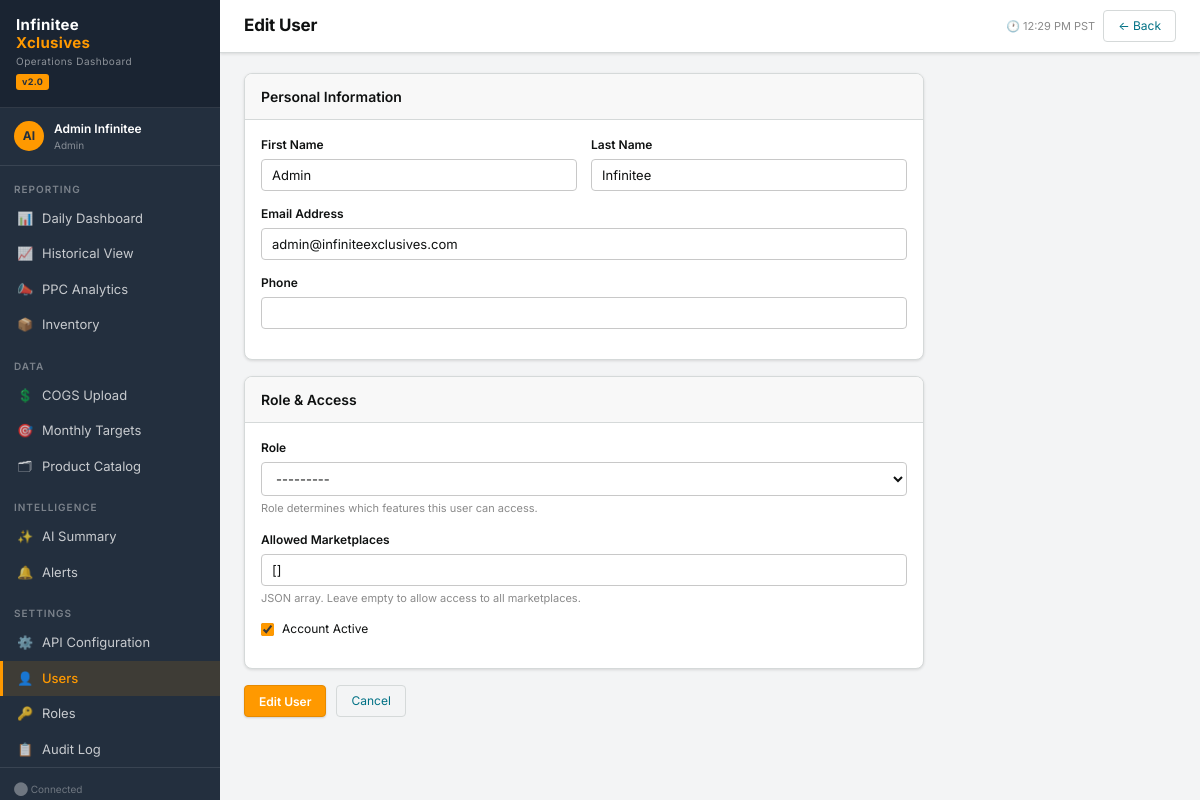
The page /auth/manage/1/ (signed in) on the database its author committed.
### apps/users/models.py (models this page shows, shortened)
class User(AbstractBaseUser, PermissionsMixin):
    email        = models.EmailField(unique=True)
    first_name   = models.CharField(max_length=64)
    last_name    = models.CharField(max_length=64)
    role         = models.ForeignKey(Role, on_delete=models.PROTECT,
                                     null=True, blank=True,
                                     related_name='users')
    is_active    = models.BooleanField(default=True)
    is_staff     = models.BooleanField(default=False)
    avatar       = models.ImageField(upload_to='avatars/', null=True, blank=True)
    timezone     = models.CharField(max_length=64, default='America/Los_Angeles')
    phone        = models.CharField(max_length=20, blank=True)
    created_at   = models.DateTimeField(auto_now_add=True)
    updated_at   = models.DateTimeField(auto_now=True)
    last_login_ip = models.GenericIPAddressField(null=True, blank=True)
    login_count  = models.PositiveIntegerField(default=0)
    allowed_marketplaces = models.JSONField(
        default=list,
        help_text='Empty list = all marketplaces allowed'
    )
    USERNAME_FIELD  = 'email'
    REQUIRED_FIELDS = ['first_name', 'last_name']
    objects = UserManager()
    class Meta:
        db_table = 'ix_users'
        ordering = ['email']
    @property
    def full_name(self):
        return f'{self.first_name} {self.last_name}'.strip()
    def has_perm_flag(self, flag: str) -> bool:
        if self.is_superuser:
            return True
        if not self.role:
            return False
        return getattr(self.role, flag, False)

### apps/users/views.py (the view, shortened to what this page needs)
# urls.py: path('manage/<int:pk>/',    views.user_edit,          name='edit'),
@login_required
@permission_required('can_manage_users')
def user_edit(request, pk):
    target = get_object_or_404(User, pk=pk)
    form = UserEditForm(request.POST or None, instance=target)
    return render(request, 'users/user_form.html',
                  {'form': form, 'action': 'Edit', 'target': target})

### apps/users/forms.py
class UserEditForm(forms.ModelForm):
    class Meta:
        model = User
        fields = ['email', 'first_name', 'last_name', 'role',
                  'is_active', 'allowed_marketplaces', 'phone', 'timezone']
        widgets = {
            'email':      forms.EmailInput(attrs={'class': 'form-control'}),
            'first_name': forms.TextInput(attrs={'class': 'form-control'}),
            'last_name':  forms.TextInput(attrs={'class': 'form-control'}),
            'role':       forms.Select(attrs={'class': 'form-select'}),
            'phone':      forms.TextInput(attrs={'class': 'form-control'}),
            'timezone':   forms.TextInput(attrs={'class': 'form-control'}),
            'is_active':  forms.CheckboxInput(attrs={'class': 'form-check-input'}),
        }

### apps/core/context_processors.py (called while the page is built)
def global_context(request):
    ctx = {
        'APP_VERSION': '2.0',
        'MARKETPLACES': list(settings.AMAZON_MARKETPLACES.keys()),
    }
    if request.user.is_authenticated and request.user.role:
        ctx['user_role'] = request.user.role
    return ctx

### apps/core/templatetags/ix_tags.py (called while the page is built)
@register.filter
def has_perm(user, flag):
    if not user or not user.is_authenticated:
        return False
    return user.has_perm_flag(flag)

### apps/users/models.py (called while the page is built)
    def __str__(self):
        return self.name

### templates/users/user_form.html (shortened to what this page needs)
{% extends "base/base.html" %}
{% block nav_users %}active{% endblock %}
{% block page_title %}{{ action }} User{% endblock %}
{% block topbar_actions %}
<a href="{% url 'users:list' %}" class="btn btn-ghost">← Back</a>
{% endblock %}
{% block content %}
<div style="max-width:680px">
  <form method="post">
    <div class="card" style="margin-bottom:16px">
      <div class="card-header"><div class="card-title">Personal Information</div></div>
      <div class="card-body">
        <div class="grid-2">
          <div class="form-group">
            <label class="form-label">First Name</label>
            {{ form.first_name }}
          </div>
          <div class="form-group">
            <label class="form-label">Last Name</label>
            {{ form.last_name }}
          </div>
        </div>
        <div class="form-group">
          <label class="form-label">Email Address</label>
          {{ form.email }}
        </div>
        {% if form.phone %}
        <div class="form-group">
          <label class="form-label">Phone</label>
          {{ form.phone }}
        </div>
        {% endif %}
      </div>
    </div>
    <div class="card" style="margin-bottom:16px">
      <div class="card-header"><div class="card-title">Role & Access</div></div>
      <div class="card-body">
        <div class="form-group">
          <label class="form-label">Role</label>
          {{ form.role }}
          <div class="form-hint">Role determines which features this user can access.</div>
        </div>
        <div class="form-group">
          <label class="form-label">Allowed Marketplaces</label>
          <input type="text" name="allowed_marketplaces" class="form-control"
                 placeholder='["usa","uk","de"] — leave empty for all'
                 value="{{ form.allowed_marketplaces.value|default:'' }}">
          <div class="form-hint">JSON array. Leave empty to allow access to all marketplaces.</div>
        </div>
        <div class="form-group">
          <label style="display:flex;align-items:center;gap:8px;cursor:pointer">
            {{ form.is_active }}
            <span style="font-size:12px">Account Active</span>
          </label>
        </div>
      </div>
    </div>
    <div style="display:flex;gap:10px">
      <button type="submit" class="btn btn-primary">{{ action }} User</button>
      <a href="{% url 'users:list' %}" class="btn btn-ghost">Cancel</a>
    </div>
  </form>
</div>
{% endblock %}

### templates/base/base.html (shortened to what this page needs)
{% load ix_tags %}<!DOCTYPE html>
<html lang="en">
<head>
</head>
<body>
{% if user.is_authenticated %}
<aside class="sidebar">
  <div class="brand">
    <div class="brand-logo">Infinitee<br><span>Xclusives</span></div>
    <div class="brand-sub">Operations Dashboard</div>
    <div class="brand-badge">v2.0</div>
  </div>
  <div class="sidebar-user">
    <div class="sidebar-avatar">{{ user.first_name.0 }}{{ user.last_name.0 }}</div>
    <div>
      <div class="sidebar-uname">{{ user.full_name }}</div>
      <div class="sidebar-urole">{{ user.role.name|default:"Admin" }}</div>
    </div>
  </div>
  <div class="nav-section">Reporting</div>
  <a href="{% url 'dashboard:index' %}" class="nav-item {% block nav_dashboard %}{% endblock %}">
    <span class="nav-icon">📊</span> Daily Dashboard
  </a>
  {% if user|has_perm:'can_view_historical' %}
  <a href="{% url 'dashboard:historical' %}" class="nav-item {% block nav_history %}{% endblock %}">
    <span class="nav-icon">📈</span> Historical View
  </a>
  {% endif %}
  {% if user|has_perm:'can_view_ppc' %}
  <a href="{% url 'dashboard:ppc' %}" class="nav-item {% block nav_ppc %}{% endblock %}">
    <span class="nav-icon">📣</span> PPC Analytics
  </a>
  {% endif %}
  {% if user|has_perm:'can_view_inventory' %}
  <a href="{% url 'dashboard:inventory' %}" class="nav-item {% block nav_inventory %}{% endblock %}">
    <span class="nav-icon">📦</span> Inventory
  </a>
  {% endif %}
  <div class="nav-section">Data</div>
  {% if user|has_perm:'can_manage_cogs' %}
  <a href="{% url 'dashboard:cogs' %}" class="nav-item {% block nav_cogs %}{% endblock %}">
    <span class="nav-icon">💲</span> COGS Upload
  </a>
  {% endif %}
  {% if user|has_perm:'can_manage_targets' %}
  <a href="{% url 'dashboard:targets' %}" class="nav-item {% block nav_targets %}{% endblock %}">
    <span class="nav-icon">🎯</span> Monthly Targets
  </a>
  {% endif %}
  {% if user|has_perm:'can_manage_catalog' %}
  <a href="{% url 'dashboard:catalog' %}" class="nav-item {% block nav_catalog %}{% endblock %}">
    <span class="nav-icon">🗂</span> Product Catalog
  </a>
  {% endif %}
  <div class="nav-section">Intelligence</div>
  {% if user|has_perm:'can_generate_ai_summary' %}
  <a href="{% url 'dashboard:summary' %}" class="nav-item {% block nav_summary %}{% endblock %}">
    <span class="nav-icon">✨</span> AI Summary
  </a>
  {% endif %}
  <a href="{% url 'dashboard:alerts' %}" class="nav-item {% block nav_alerts %}{% endblock %}" id="alertsNavItem">
    <span class="nav-icon">🔔</span> Alerts
  </a>
  {% if user|has_perm:'can_configure_api' %}
  <div class="nav-section">Settings</div>
  <a href="{% url 'amazon_api:list' %}" class="nav-item {% block nav_api %}{% endblock %}">
    <span class="nav-icon">⚙️</span> API Configuration
  </a>
  {% endif %}
  {% if user|has_perm:'can_manage_users' %}
  <a href="{% url 'users:list' %}" class="nav-item {% block nav_users %}{% endblock %}">
    <span class="nav-icon">👤</span> Users
  </a>
  <a href="{% url 'users:roles' %}" class="nav-item {% block nav_roles %}{% endblock %}">
    <span class="nav-icon">🔑</span> Roles
  </a>
  {% endif %}
  {% if user|has_perm:'can_view_audit_log' %}
  <a href="{% url 'users:audit' %}" class="nav-item {% block nav_audit %}{% endblock %}">
    <span class="nav-icon">📋</span> Audit Log
  </a>
  {% endif %}
  <div class="sidebar-footer">
    <div id="sidebarStatus" style="margin-bottom:6px">⬤ Connected</div>
  </div>
</aside>
<main class="main">
  <div class="topbar">
    <div class="topbar-left">
      <div class="page-title">{% block page_title %}Dashboard{% endblock %}</div>
    </div>
    <div class="topbar-right">
      <span id="mpClock" style="font-size:11px;color:var(--text3)"></span>
      {% block topbar_actions %}{% endblock %}
    </div>
  </div>
  <div class="content page-fade">
    {% block content %}{% endblock %}
  </div>
</main>
{% else %}
{% block auth_content %}{% endblock %}
{% endif %}
</body>
</html>

### rows shown on the page
User: first_name.0 "A", last_name.0 "I", full_name "Admin Infinitee", role.name "Admin", first_name "Admin", last_name "Infinitee", email "admin@infiniteexclusives.com", role "---------", is_active "☑"

### other values the page prints
{{ action }} "Edit"
